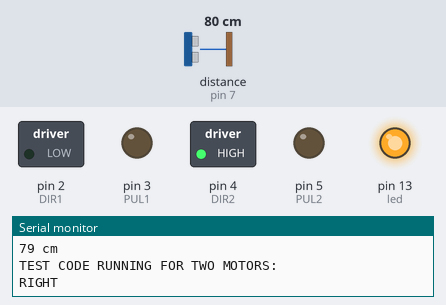
Recording of a sketch running on a simulated Arduino Uno, built with avr-gcc and run on an emulated ATmega328P. Shown: switched loads named in the sketch (green lamp = pin HIGH), output pins drawn as LEDs (lit = HIGH), the last lines printed to the serial monitor. Wiring (inferred from the names in the program): ultrasonic range finder: trigger pin 6; echo pin 7. Inputs (shaded band) come from the test bench; at power-on: distance to the obstacle (sensor on pin 7) 80 cm. The echo pulse lasts 58.3 µs per cm; pins used as bus, display or sensor lines are not drawn.

Above: at 5.0 s.
5.1 s: distance to the obstacle (sensor on pin 7) set to 24 cm
At 6.0 s:
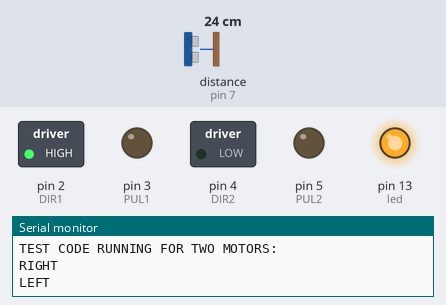
12.0 s: distance to the obstacle (sensor on pin 7) set to 19 cm
At 13.2 s:
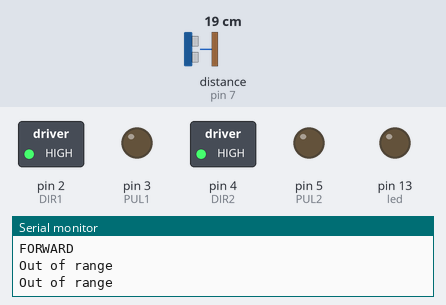
17.3 s: distance to the obstacle (sensor on pin 7) set to 35 cm
At 25.8 s:
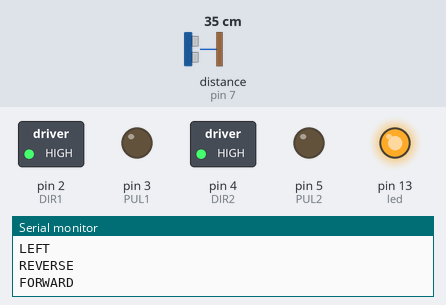
Timing chart, 0 to 29.3 s (numbered marks = the images above; inputs shaded):
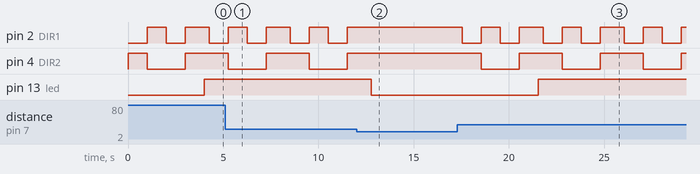

Measured:
- the behaviour switches between 22 and 21 cm on distance to the obstacle (sensor on pin 7) (found by bisection; images 1 and 2)
- after the input at 12.0 s, pin 2 (DIR1): stops changing and stays HIGH; pin 4 (DIR2): stays HIGH (without the input it goes to LOW after 1.8 s); pin 13 (led): HIGH → LOW after 0.77 s
- after the input at 17.3 s, pin 2 (DIR1): HIGH → LOW after 0.25 s, then repeats every 4.3 s: HIGH 1.0 s, LOW 1.0 s, HIGH 1.3 s, LOW 1.0 s; pin 4 (DIR2): alternates HIGH for 2.3 s and LOW for 2.0 s, starting after 1.3 s; pin 13 (led): LOW → HIGH after 4.3 s
- by itself, pin 4 (DIR2): alternates HIGH for 2.3 s and LOW for 2.0 s

The sketch:

stepper_ultrasonoc_test2_1U.ino
```cpp
//This code is working for one ultrasonic sensor
//When the sensor gets the distance in-between its range
//It runs the test code

//Define Pulse and Direction pins for motor1
int DIR1 = 2;
int PUL1 = 3;
//Define Pulse and Direction pins for motor2
int DIR2 = 4;
int PUL2 = 5;
//Define pins for ultrasonic sensor
int trigPin = 6;    // Trigger
int echoPin = 7;    // Echo
int led = 13;        // LED
long duration, distance;

int noOfSteps = 64000;  //The number of steps the motors will move by

void setup() {
  //Define inputs and outputs
  pinMode(trigPin, OUTPUT);
  pinMode(echoPin, INPUT);
  pinMode(led, OUTPUT);

  pinMode(DIR1, OUTPUT);
  pinMode(PUL1, OUTPUT);
  pinMode(DIR2, OUTPUT);
  pinMode(PUL2, OUTPUT);

  Serial.begin(9600);
}

int timeToSteps()
{
  //converts the time in seconds to number of steps
  noOfSteps = 6400;

  return noOfSteps;
}

void mariaStop()
{
  //code to make the robot come to a halt
  Serial.println("HALT");
}

void goForward()
{
  //Code to make the robot go forward for some time
  digitalWrite(DIR1, HIGH);
  digitalWrite(DIR2, HIGH);

  for(int count = 0; count < noOfSteps; count++)
  {
    digitalWrite(PUL1, HIGH);
    digitalWrite(PUL2, HIGH);
    delayMicroseconds(50);
    digitalWrite(PUL1, LOW);
    digitalWrite(PUL2, LOW);
    delayMicroseconds(50);
  }
  Serial.println("FORWARD");
  //mariaStop();
}

void goBack()
{
  //code to make the robot go in reverse for some time
  //Code to make the robot go forward for some time
  digitalWrite(DIR1, LOW);
  digitalWrite(DIR2, LOW);

  for(int count = 0; count < noOfSteps; count++)
  {
    digitalWrite(PUL1, HIGH);
    digitalWrite(PUL2, HIGH);
    delayMicroseconds(50);
    digitalWrite(PUL1, LOW);
    digitalWrite(PUL2, LOW);
    delayMicroseconds(50);
  }
  Serial.println("REVERSE");
  //mariaStop();
}

void turnLeft()
{
  //code to make the robot turn left by some angle
  //Code to make the robot go forward for some time
  digitalWrite(DIR1, HIGH);
  digitalWrite(DIR2, LOW);

  for(int count = 0; count < noOfSteps; count++)
  {
    digitalWrite(PUL1, HIGH);
    digitalWrite(PUL2, HIGH);
    delayMicroseconds(50);
    digitalWrite(PUL1, LOW);
    digitalWrite(PUL2, LOW);
    delayMicroseconds(50);
  }
  Serial.println("LEFT");
  //mariaStop();
}

void turnRight()
{
  //code to make the robot turn right by some angle
  //Code to make the robot go forward for some time
  digitalWrite(DIR1, LOW);
  digitalWrite(DIR2, HIGH);

  for(int count = 0; count < noOfSteps; count++)
  {
    digitalWrite(PUL1, HIGH);
    digitalWrite(PUL2, HIGH);
    delayMicroseconds(50);
    digitalWrite(PUL1, LOW);
    digitalWrite(PUL2, LOW);
    delayMicroseconds(50);
  }
  Serial.println("RIGHT");
  //mariaStop();
}

void testCode() {
  // put your main code here, to run repeatedly:
  Serial.println("TEST CODE RUNNING FOR TWO MOTORS:");
  turnRight();
  delay(1000);
  turnLeft();
  delay(1000);
  goBack();
  delay(1000);
  goForward();
  delay(1000);
}

void loop(){
  digitalWrite(trigPin, LOW);
  delayMicroseconds(5);
  digitalWrite(trigPin, HIGH);
  delayMicroseconds(10);
  digitalWrite(trigPin, LOW);

  duration = pulseIn(echoPin, HIGH);

  distance = (duration/2) / 29.1; //for cm

  if (distance >= 100 || distance <= 20)
  {
    Serial.println("Out of range");
    digitalWrite(led,LOW);
  }
  else
  {
    Serial.print(distance);
    Serial.println(" cm");
    testCode();
    digitalWrite(led,HIGH);
  }
  delay(250);
}
```
